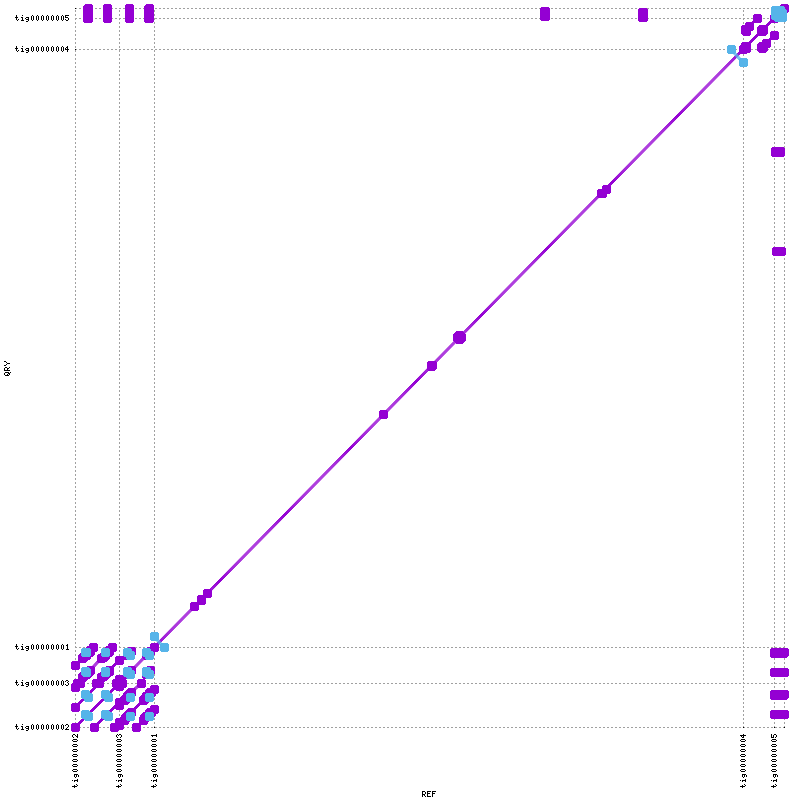

The script that saved this image:
set terminal png tiny size 800,800
set output "mummer_output/BG001_C7/BG001_C7.png"
set xtics rotate ( \
 "tig00000002" 1.0, \
 "tig00000003" 69108.0, \
 "tig00000001" 123968.0, \
 "tig00000004" 1053398.0, \
 "tig00000005" 1101882.0, \
 "" 1117848 \
)
set ytics ( \
 "tig00000002" 1.0, \
 "tig00000003" 69108.0, \
 "tig00000001" 123968.0, \
 "tig00000004" 1053398.0, \
 "tig00000005" 1101882.0, \
 "" 1117848 \
)
set size 1,1
set grid
unset key
set border 0
set tics scale 0
set xlabel "REF"
set ylabel "QRY"
set format "%.0f"
set mouse format "%.0f"
set mouse mouseformat "[%.0f, %.0f]"
set xrange [1:1117848]
set yrange [1:1117848]
set style line 1  lt 1 lw 3 pt 6 ps 1
set style line 2  lt 3 lw 3 pt 6 ps 1
set style line 3  lt 2 lw 3 pt 6 ps 1
plot \
 "mummer_output/BG001_C7/BG001_C7.fplot" title "FWD" w lp ls 1, \
 "mummer_output/BG001_C7/BG001_C7.rplot" title "REV" w lp ls 2
